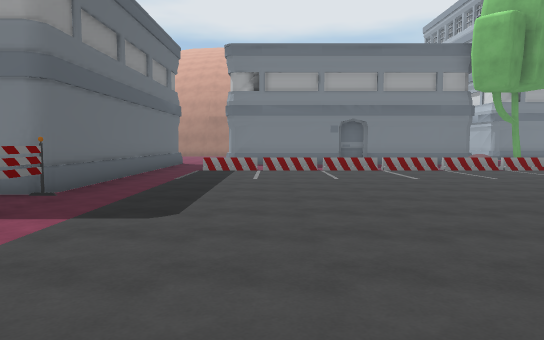
[1] (above)

24 first-person views from a walk through a scene from a Unity 3-D project. The camera is 1.5 m above the floor, tilts 4° down and sees 70° across. The floor is counted in squares, 2 m on a side. Each view is taken from the middle of a square. On the plan, view 1 faces up. The plan holds only what a view shows up to about 12 squares ahead; the rest is blank. The place goes on beyond the plan. The player is left out. Some animated figures are left out. Some surface patterns are stand-ins.

[2]
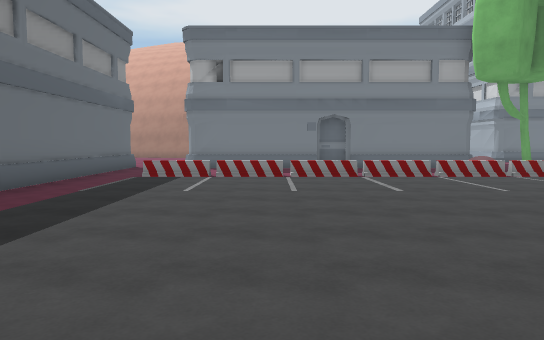

[3]
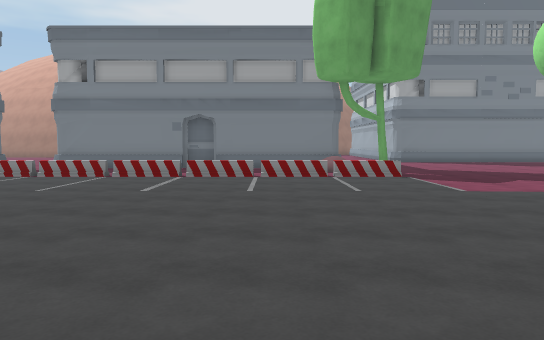

[4]
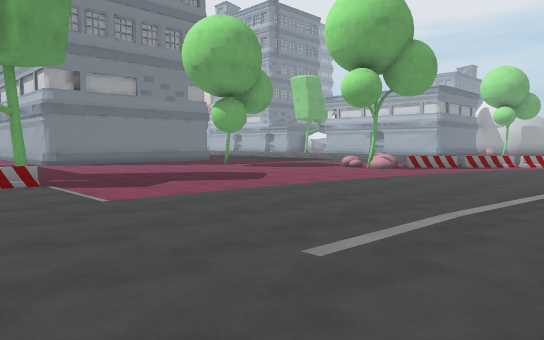

[5]
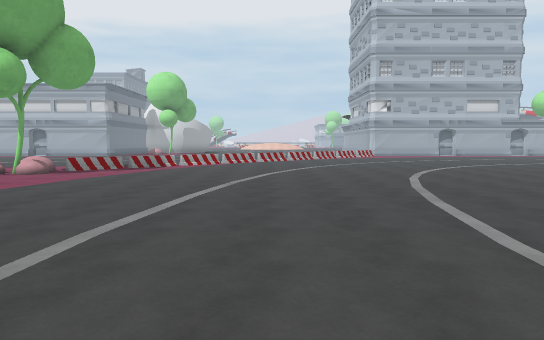

[6]
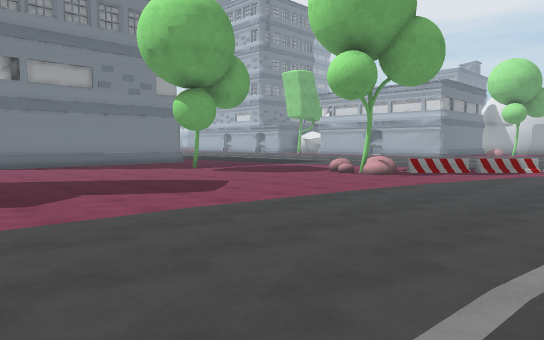

[7]
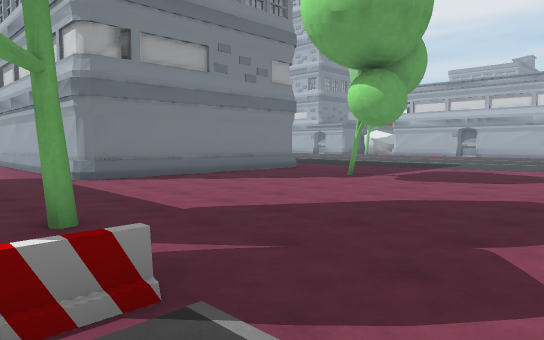

[8]
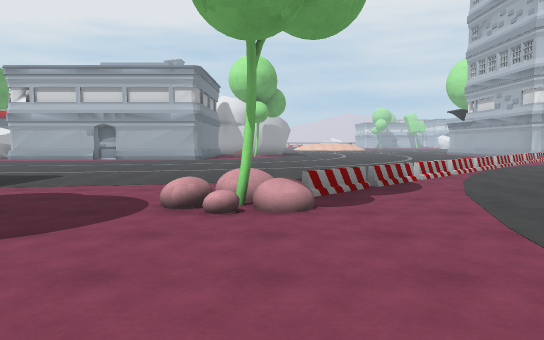

[9]
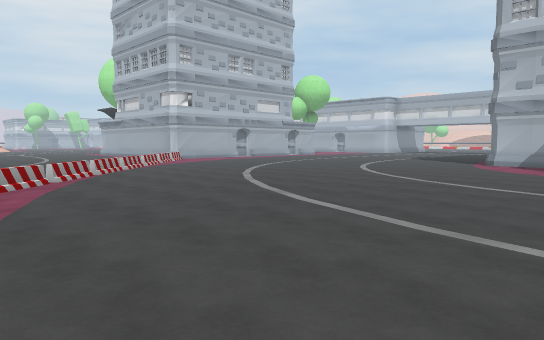

[10]
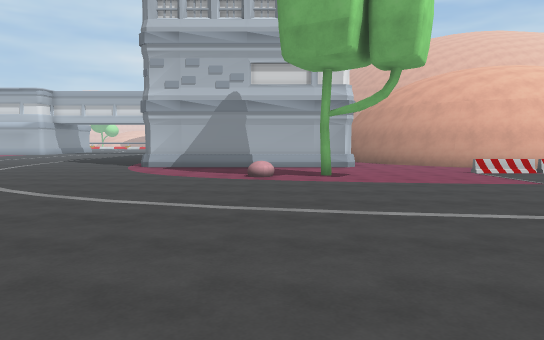

[11]
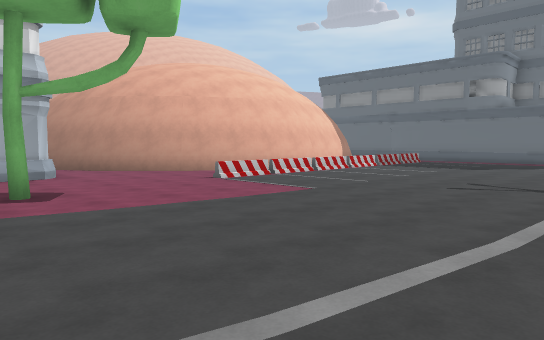

[12]
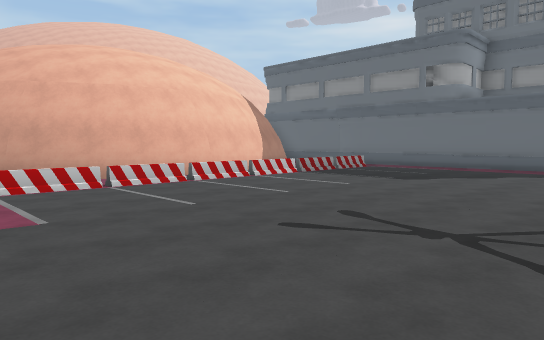

[13]
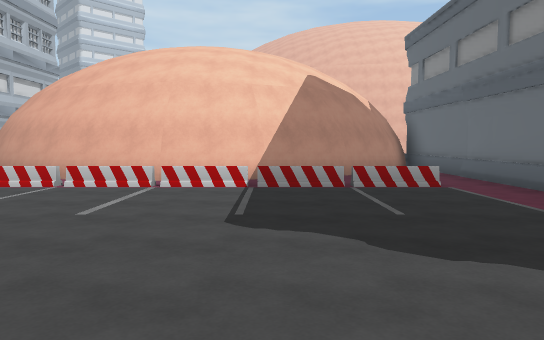

[14]
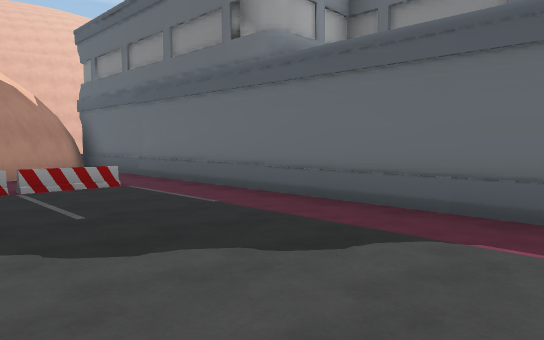

[15]
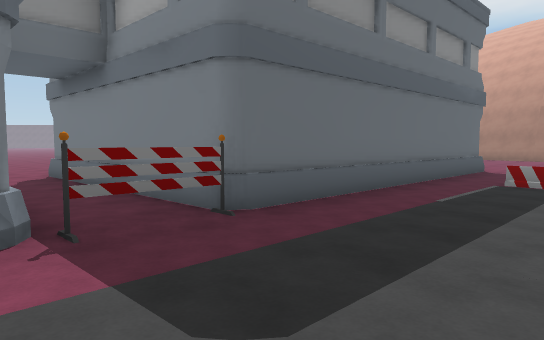

[16]
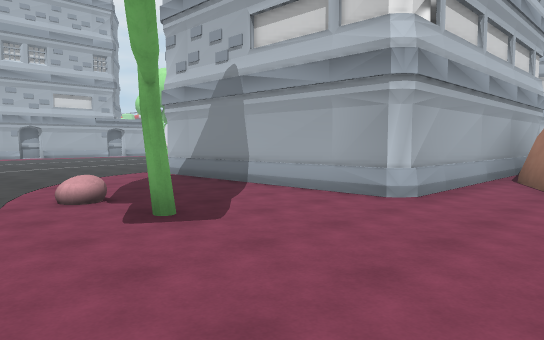

[17]
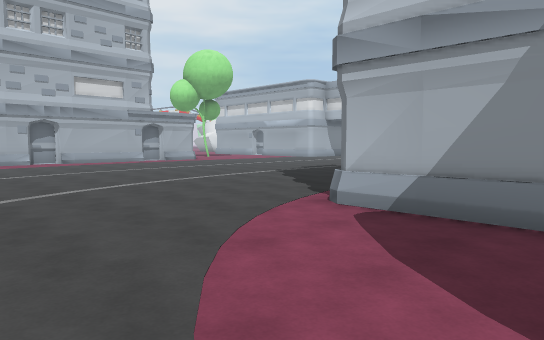

[18]
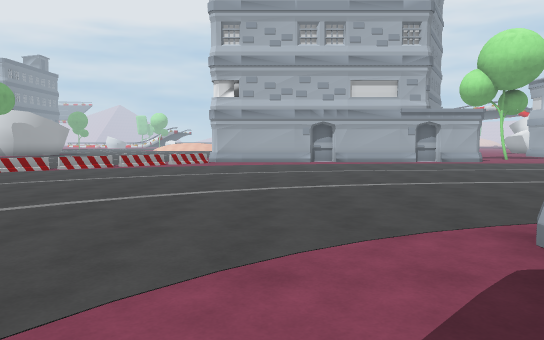

[19]
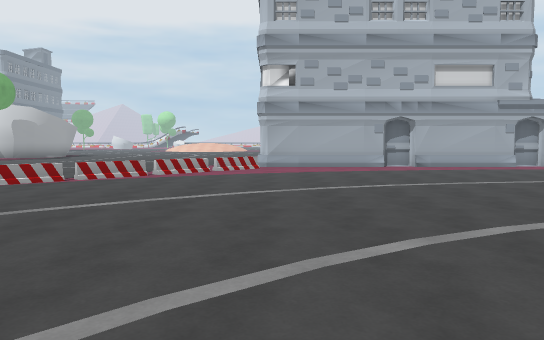

[20]
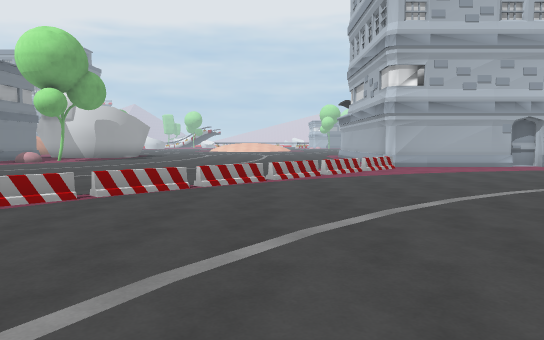

[21]
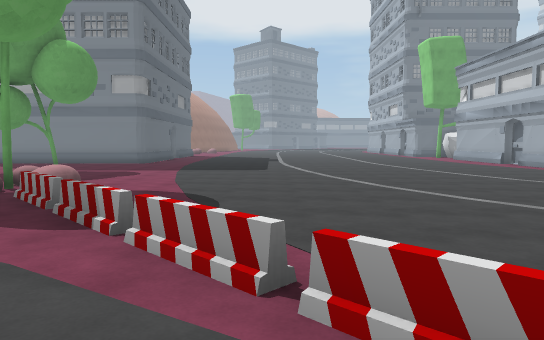

[22]
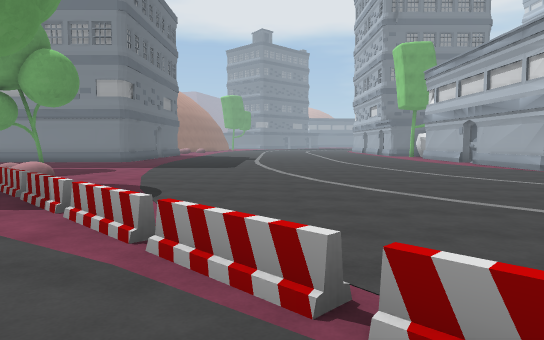

[23]
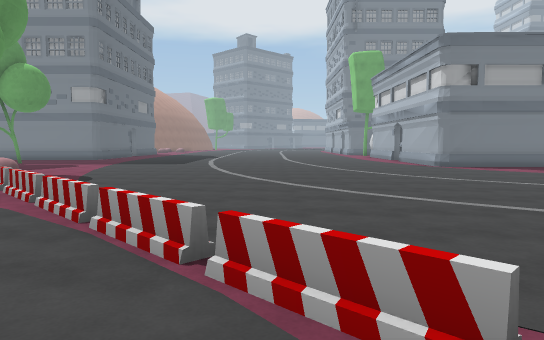

[24]
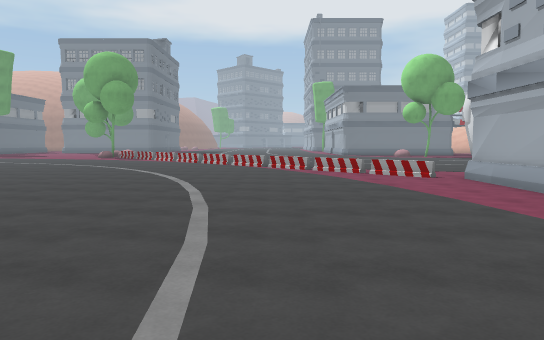

### Floor plan
Key: @ floor where view 1 was taken; # wall or solid block; . floor; = window, fence, low wall or low ledge; T tree; B building; O other object.
Columns run from 12 left of view 1 to 29 right of it. Each row starts with its distance up from view 1.
 18                      .#
 17                     ..BB#BBBB      ..
 16                     .........     ...
 15                     .....................#
 14         #. #########.......T.............#
 13         #.   .   . .T....................#
 12         #..  .   . O......................
 11         #.OOOOOOOOOOO.....................
 10         #....................O...........
  9         #....................OO...........
  8         #....................TO...........
  7         #......................O..........
  6 ..#######.......................O........
  5 .........O.......................O........
  4      ....O........................O.......
  3           ..... ...................O.....
  2           .....  ...................O...
  1          ............................O...
  0          ...@.........................O..
 -1          ..............................O..
 -2          ...............................O.
 -3         =................................B
 -4         =...............TO...............B
 -5         =.OOOOOOOOOOO....................B
 -6         =....#####.......................B
 -7         B. .##   ###...######B............
 -8         #  ##      ##..#     B...........B
 -9         #           ##.#     B...........B
-10          #           #.#     B ..........B
-11          #           ###        .......

Positions as (right, up) in squares from view 1, and headings:
1: (0, 0), facing up
2: (1, 2), facing up
3: (5, 2), facing up
4: (6, 3), facing up-right
5: (7, 3), facing right
6: (8, 4), facing up-right
7: (7, 9), facing up-right
8: (12, 9), facing right
9: (13, 7), facing down-right
10: (13, 5), facing down
11: (13, 2), facing down-left
12: (9, 2), facing down-left
13: (1, 2), facing down
14: (1, 2), facing down-left
15: (0, 3), facing up-left
16: (8, -2), facing down-right
17: (14, -3), facing down-right
18: (14, -5), facing right
19: (17, -3), facing right
20: (17, 1), facing right
21: (21, 3), facing up
22: (22, 2), facing up
23: (24, 0), facing up
24: (25, -11), facing up
